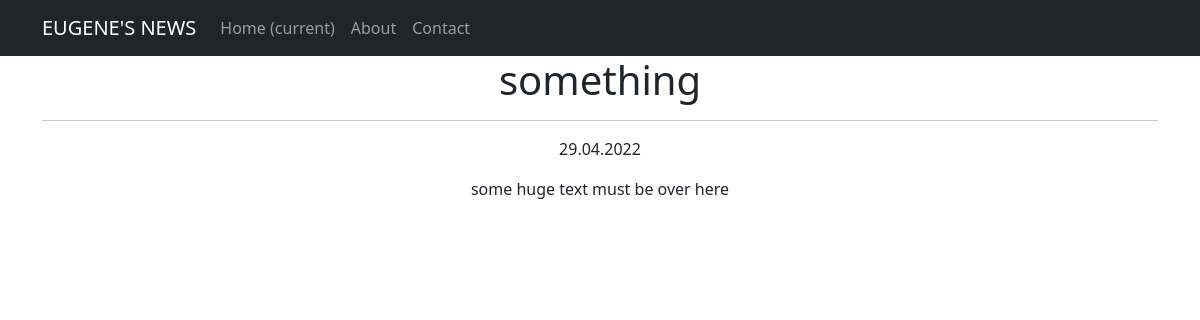
Screenshot of /news/1 with the database file from the repository.
### newsapp/models.py (models this page shows, shortened)
class Post(models.Model):
    author = models.ForeignKey(Author, on_delete=models.CASCADE, verbose_name='Автор:')
    NEWS = 'NW'
    ARTICLE = 'AR'
    DIGEST = 'DG'
    CATEGORY_CHOICES = (
        (NEWS, 'Новость'),
        (ARTICLE, 'Статья'),
        (DIGEST, 'Дайджест'),
    )
    categoryType = models.CharField(max_length=2, choices=CATEGORY_CHOICES, default=ARTICLE, verbose_name='Категория поста')
    dateCreation = models.DateTimeField(auto_now_add=True)
    postCategory = models.ManyToManyField(Category, through='PostCategory')
    title = models.CharField(max_length=128, verbose_name='Заголовок поста')
    text = models.TextField(null=True, blank=True, verbose_name='Текст поста (необязательно)', help_text='Введите здесь текст своего Поста, хотя можете и не вводить, если нет желания!')
    rating = models.SmallIntegerField(default=0, verbose_name='Рейтинг:')
    def __str__(self):
        return self.title
    class Meta:
        verbose_name = 'Пост'
        verbose_name_plural = 'Посты'
        ordering = ['-dateCreation']

### newsapp/views.py (the view)
# urls.py: path('<int:pk>', PostDetail.as_view()),
class PostDetail(DetailView):
    model = Post
    template_name = 'post.html'
    context_object_name = 'post'

### templates/post.html (shortened to what this page needs)
{% extends 'flatpages/default.html' %}
{% load custom_filters %}
{% block content %}
<h1>{{ post }}</h1>
    <hr>
<p>{{ post.dateCreation|date:'d.m.Y' }}</p>
<p>{{ post.text}}</p>
{% endblock content %}

### rows the page displays
Post: title "something", dateCreation "29.04.2022", text "some huge text must be over here"
